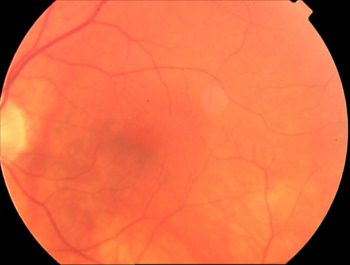
%> input picture computer vision/blur/cell.jpg, 350 x 265 px
$ octave gaussianRGB.m   (GNU Octave 9; MATLAB toolbox functions it lacks are replaced by stand-ins)
%> lines starting %> are read from the running program, lines starting %| are printed output that depends on the picture
clc;
clear all;

I = imread('cell.jpg');
%> I is the input picture: size 265x350x3 uint8; mean R, G, B 225.2, 108.5, 69.3
R = I(:,:,1);
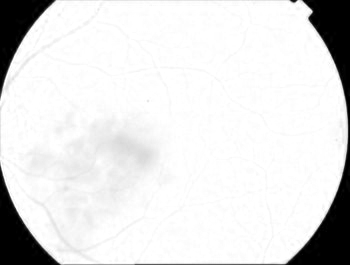
%> R: size 265x350 uint8; min 0, max 255, mean 225.2
G = I(:,:,2);
B = I(:,:,3);

h = fspecial('gaussian', 9,5);
blur_R = imfilter(R,h);
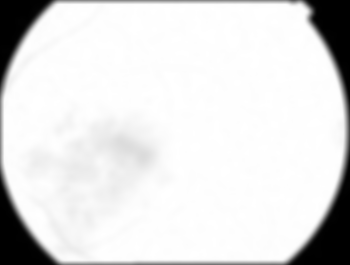
%> blur_R: size 265x350 uint8; min 0, max 255, mean 223.8
blur_G = imfilter(G,h);
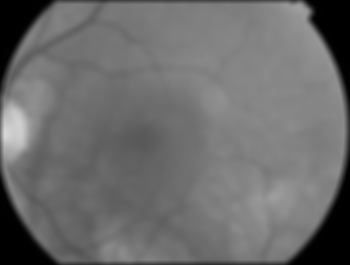
%> blur_G: size 265x350 uint8; min 0, max 214, mean 107.8
blur_B = imfilter(B,h);
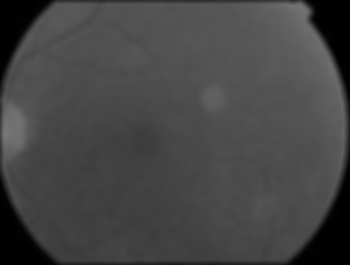
%> blur_B: size 265x350 uint8; min 0, max 120, mean 68.8

blur_I = cat(3,blur_R,blur_G,blur_B);
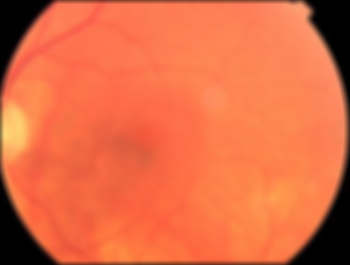
%> blur_I: size 265x350x3 uint8; mean R, G, B 223.8, 107.8, 68.8
edge=I-blur_I;
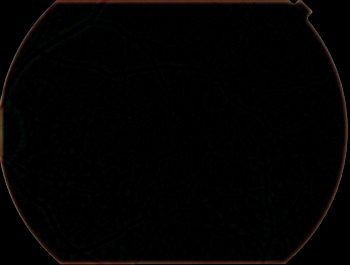
%> edge: size 265x350x3 uint8; mean R, G, B 3, 2.2, 1.7
sharpen1=I+edge*3;
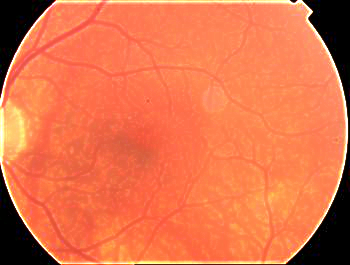
%> sharpen1: size 265x350x3 uint8; mean R, G, B 226.3, 114.1, 74.2

figure;
imshow(sharpen1)
title('N=6')
% [33 lines of commented-out code are left out]
